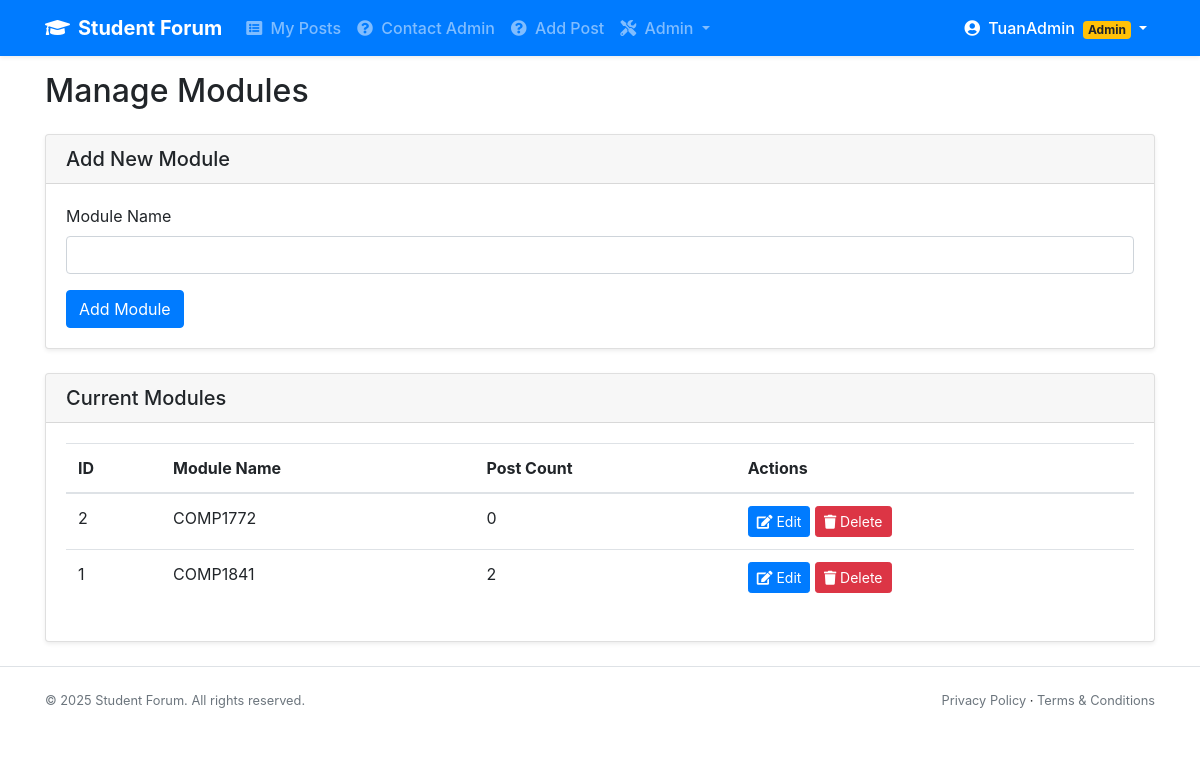
The page /admin/modules.php (signed in) on the database as committed earlier.
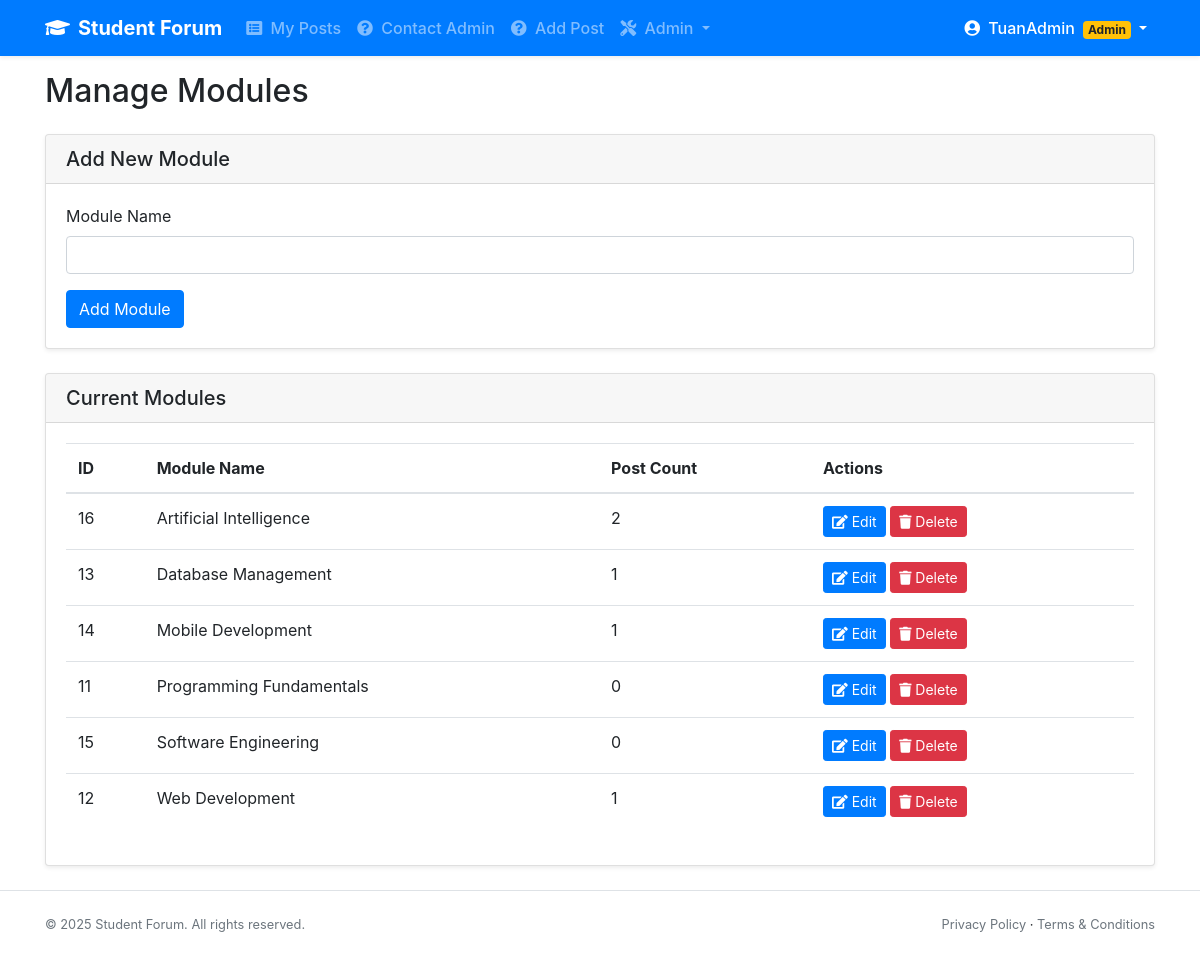
The same page on the database as committed later.
### tables this page shows
CREATE TABLE `modules` (
  `module_id` int(11) NOT NULL,
  `module_name` varchar(100) NOT NULL,
  `created_at` timestamp NOT NULL DEFAULT current_timestamp()
);

### app/models/Module.php (called while the page is built, shortened)
<?php
class Module {
    private $pdo;
    public function __construct() {
        $database = new Database();
        $this->pdo = $database->connect();
    }
    public function getAllModules() {
        $stmt = $this->pdo->prepare("SELECT * FROM modules ORDER BY module_name ASC");
        $stmt->execute();
        return $stmt->fetchAll(PDO::FETCH_ASSOC);
    }
}
?>

### config/database.php (called while the page is built, shortened)
<?php
class Database {
    private $host = "localhost";
    private $db_name = "student_forum";
    private $username = "root";
    private $password = "";
    public function connect() {
        try {
            $dsn = "mysql:host=" . $this->host . ";dbname=" . $this->db_name . ";charset=utf8mb4";
            $options = [
                PDO::ATTR_ERRMODE => PDO::ERRMODE_EXCEPTION,
                PDO::ATTR_DEFAULT_FETCH_MODE => PDO::FETCH_ASSOC,
                PDO::ATTR_EMULATE_PREPARES => false,
            ];
            $this->conn = new PDO($dsn, $this->username, $this->password, $options);
            return $this->conn;
        } catch (PDOException $e) {
            error_log("Database Connection Error: " . $e->getMessage(), 0);
            throw new Exception("Connection failed. Please try again later.");
        } catch (Exception $e) {
            error_log("General Error: " . $e->getMessage(), 0);
            throw new Exception("An error occurred. Please try again later.");
        }
    }
}
?>

### app/models/User.php (called while the page is built, shortened)
<?php
class User {
    public function __construct() {
        $database = new Database;
    }
}

### app/models/Post.php (called while the page is built, shortened)
<?php
class Post {
    private $pdo;
    public function __construct() {
        $database = new Database();
        $this->pdo = $database->connect();
    }
    public function countPostsByModule($module_id) {
        $stmt = $this->pdo->prepare("SELECT COUNT(*) FROM posts WHERE module_id = ?");
        $stmt->execute([$module_id]);
        return $stmt->fetchColumn();
    }
}
?>

### app/controllers/AdminController.php (called while the page is built, shortened)
<?php
class AdminController {
    private $postModel;
    public function __construct() {
        $this->postModel = new Post();
    }
    public function getPostCountByModule($module_id) {
        return $this->postModel->countPostsByModule($module_id);
    }
}
?>

### admin/modules.php (the view, shortened to what this page needs)
<?php
$adminController = new AdminController();
$moduleModel = new Module();
$modules = $moduleModel->getAllModules();
?>
    <?php include '../app/views/components/header.php'; ?>
    <div class="container">
        <h1 class="h2 mb-4 mt-3">Manage Modules</h1>
        <div class="card mb-4">
            <div class="card-header">
                <h5 class="card-title mb-0">Add New Module</h5>
            </div>
            <div class="card-body">
                <form action="/student_forum/app/controllers/AdminController.php?action=addModule" method="post">
                    <div class="form-group">
                        <label for="moduleName">Module Name</label>
                        <input type="text" class="form-control" id="moduleName" name="module_name" required>
                    </div>
                    <button type="submit" class="btn btn-primary">Add Module</button>
                </form>
            </div>
        </div>
        <div class="card">
            <div class="card-header">
                <h5 class="card-title mb-0">Current Modules</h5>
            </div>
            <div class="card-body">
                <div class="table-responsive">
                    <table class="table table-hover">
                        <thead>
                            <tr>
                                <th>ID</th>
                                <th>Module Name</th>
                                <th>Post Count</th>
                                <th>Actions</th>
                            </tr>
                        </thead>
                        <tbody>
                            <?php if (!empty($modules)): ?>
                                <?php foreach ($modules as $module): ?>
                                    <tr>
                                        <td><?= $module['module_id']; ?></td>
                                        <td>
                                            <span id="module-name-<?= $module['module_id']; ?>"><?= $module['module_name']; ?></span>
                                        </td>
                                        <td>
                                            <?php
                                            $post_count = $adminController->getPostCountByModule($module['module_id']);
                                            echo $post_count;
                                            ?>
                                        </td>
                                        <td>
                                            <button type="button" class="btn btn-sm btn-primary"
                                                    onclick="toggleEditForm(<?= $module['module_id']; ?>, true)">
                                                <i class="fas fa-edit"></i> Edit
                                            </button>
                                            <button type="button" class="btn btn-sm btn-danger"
                                                    data-toggle="modal"
                                                    data-target="#deleteModuleModal<?= $module['module_id']; ?>"
                                                    >
                                                <i class="fas fa-trash"></i> Delete
                                            </button>
                                        </td>
                                    </tr>
                                <?php endforeach; ?>
                            <?php else: ?>
                                <tr>
                                    <td colspan="4" class="text-center">No modules found.</td>
                                </tr>
                            <?php endif; ?>
                        </tbody>
                    </table>
                </div>
            </div>
        </div>
    </div>
    <?php include '../app/views/components/footer.php'; ?>

### app/views/components/header.php (shortened to what this page needs)
<!DOCTYPE html>
<html lang="en">
<head>
    <link rel="stylesheet" href="/student_forum/public/assets/css/styles.css">
    <link href="https://cdn.jsdelivr.net/npm/bootstrap@4.4.1/dist/css/bootstrap.min.css" rel="stylesheet">
    <link rel="stylesheet" href="https://cdnjs.cloudflare.com/ajax/libs/font-awesome/5.15.4/css/all.min.css">
</head>
<body>
<nav class="navbar navbar-expand-lg navbar-dark">
    <div class="container">
        <a class="navbar-brand" href="/student_forum/public/index.php">
            <i class="fas fa-graduation-cap mr-2"></i>Student Forum
        </a>
        <div class="collapse navbar-collapse" id="navbarNav">
            <ul class="navbar-nav mr-auto">
                <?php if (isset($_SESSION['user_id'])): ?>
                <li class="nav-item">
                    <a class="nav-link" href="/student_forum/app/views/pages/my_question.php">
                        <i class="fas fa-list-alt mr-1"></i> My Posts
                    </a>
                </li>
                <?php endif; ?>
                <li class="nav-item">
                    <a class="nav-link" href="/student_forum/app/views/pages/contact.php">
                        <i class="fas fa-question-circle mr-1"></i> Contact Admin
                    </a>
                </li>
                <?php if (isset($_SESSION['role']) && $_SESSION['role'] === 'admin'): ?>
                <li class="nav-item">
                    <a class="nav-link" href="/student_forum/app/views/pages/add_post.php">
                        <i class="fas fa-question-circle mr-1"></i> Add Post
                    </a>
                </li>
                    <li class="nav-item dropdown">
                        <a class="nav-link dropdown-toggle" href="#" id="navbarDropdown" role="button" data-toggle="dropdown" aria-haspopup="true" aria-expanded="false">
                            <i class="fas fa-tools mr-1"></i> Admin
                        </a>
                    </li>
                <?php endif; ?>
            </ul>
        </div>
        <div class="navbar-nav">
            <?php if (isset($_SESSION['username'])): ?>
                <div class="nav-item dropdown">
                    <a class="nav-link dropdown-toggle text-white" href="#" id="userDropdown" role="button" data-toggle="dropdown" aria-haspopup="true" aria-expanded="false">
                        <i class="fas fa-user-circle mr-1"></i>
                        <?php echo htmlspecialchars($_SESSION['username']); ?>
                        <?php if (isset($_SESSION['role']) && $_SESSION['role'] === 'admin'): ?>
                            <span class="badge badge-warning ml-1">Admin</span>
                        <?php endif; ?>
                    </a>
                </div>
            <?php endif; ?>
        </div>
    </div>
</nav>

### app/views/components/footer.php (shortened to what this page needs)
<footer class="py-4 bg-white mt-auto border-top">
    <div class="container">
        <div class="d-flex align-items-center justify-content-between small">
            <div class="text-muted">
                &copy; <?php echo date('Y'); ?> Student Forum. All rights reserved.
            </div>
            <div>
                <a href="#" class="text-muted">Privacy Policy</a>
                &middot;
                <a href="#" class="text-muted">Terms &amp; Conditions</a>
            </div>
        </div>
    </div>
</footer>
</body>
</html>

### public/assets/css/styles.css (style rules this page uses)
:root { --primary-color: #007bff; --primary-hover: #0056b3; --secondary-color: #6c757d; --light-bg: #f8f9fc; --white: #ffffff; --border-color: #e3e6f0; --text-color: #3a3b45; --text-muted: #858796; --shadow-sm: 0 0.125rem 0.25rem rgba(0, 0, 0, 0.075); --shadow: 0 0.15rem 1.75rem 0 rgba(58, 59, 69, 0.15); --radius: 0.35rem; }
body { color: var(--text-color); text-align: left; background-color: var(--light-bg); font-family: 'Nunito', -apple-system, BlinkMacSystemFont, "Segoe UI", Roboto, "Helvetica Neue", Arial, sans-serif; line-height: 1.6; }
h1, h2, h3, h4, h5, h6 { font-weight: 600; margin-bottom: 0.5rem; }
.card { border: none; border-radius: var(--radius); box-shadow: var(--shadow-sm); margin-bottom: 1.5rem; background-color: var(--white); }
.card-header { background-color: var(--white); border-bottom: 1px solid var(--border-color); padding: 1rem 1.25rem; font-weight: 600; }
.card-body { flex: 1 1 auto; min-height: 1px; padding: 1.25rem; }
.btn { border-radius: var(--radius); padding: 0.375rem 1rem; font-weight: 500; transition: all 0.15s ease-in-out; }
.btn-primary { background-color: var(--primary-color); border-color: var(--primary-color); }
.navbar { background-color: var(--primary-color); box-shadow: var(--shadow-sm); padding: 0.75rem 1rem; }
.navbar .navbar-brand { color: var(--white); font-weight: 700; font-size: 1.25rem; }
.navbar-dark .navbar-nav .nav-link { color: rgba(255, 255, 255, 0.85); font-weight: 500; }
.nav-link { color: var(--secondary-color); transition: all 0.15s ease-in-out; }
.form-control { border-radius: var(--radius); border: 1px solid var(--border-color); padding: 0.375rem 0.75rem; }
.badge-warning { background-color: #f6c23e; color: #212529; }

Rows that differ between the two databases and show on the page:
removed modules: module_id "2", module_name "COMP1772", post_count "0"
removed modules: module_id "1", module_name "COMP1841", post_count "2"
added modules: module_id "16", module_name "Artificial Intelligence", post_count "2"
added modules: module_id "13", module_name "Database Management", post_count "1"
added modules: module_id "14", module_name "Mobile Development", post_count "1"
added modules: module_id "11", module_name "Programming Fundamentals", post_count "0"
added modules: module_id "15", module_name "Software Engineering", post_count "0"
added modules: module_id "12", module_name "Web Development", post_count "1"
